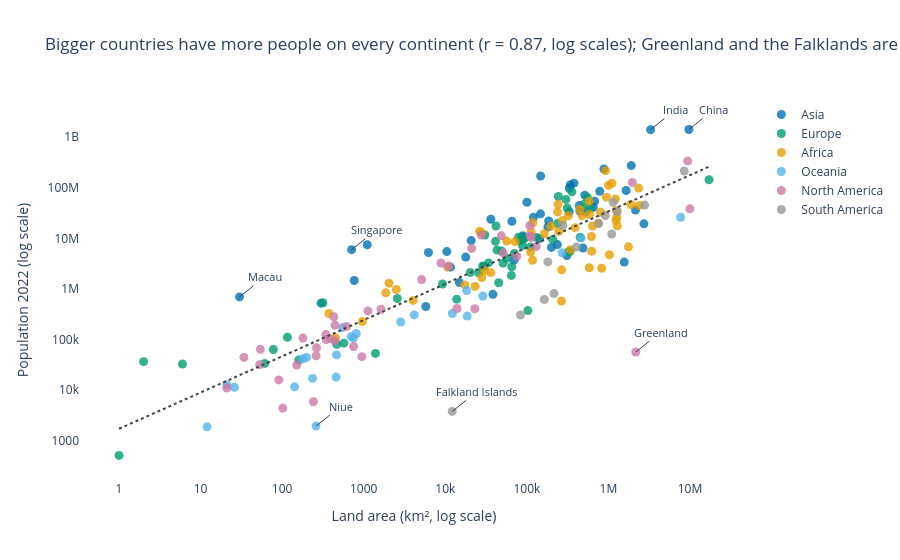

Here is the notebook cell this chart was saved with:
### Markdown cell above
**Chart choice & justification:**

Two numeric variables mean a scatter plot. Both axes are log-scaled because area and population span several orders of magnitude, and colour encodes continent (Okabe-Ito palette, which is CVD-safe). The strong log-scale relationship (r = 0.87) holds on every continent, as the colours show; within-continent correlations range from 0.74 to 0.94. Labels mark the real exceptions found from the largest residuals of the log-log trend line, plus China and India as the largest countries.

### Code cell
cvd = {'Africa': '#E69F00', 'Asia': '#0072B2', 'Europe': '#009E73', 'North America': '#CC79A7',
       'Oceania': '#56B4E9', 'South America': '#999999'}

d = df.copy()
lx, ly = np.log10(d['Area']), np.log10(d['2022 Population'])
slope, intercept = np.polyfit(lx, ly, 1)
d['resid'] = ly - (slope * lx + intercept)
outliers = d.reindex(d.resid.abs().sort_values(ascending=False).index).head(5).Country.tolist()
outliers += ['China', 'India']          # largest countries, for context

r = np.corrcoef(lx, ly)[0, 1]
title = (f'Bigger countries have more people on every continent (r = {r:.2f}, log scales); '
         'Greenland and the Falklands are far emptier than their size predicts, '
         'Macau and Singapore far fuller')

fig = px.scatter(d, x='Area', y='2022 Population', color='Continent', color_discrete_map=cvd,
                 hover_name='Country', log_x=True, log_y=True, opacity=0.8,
                 template='plotly_white', title=title)

# trend line (log-log)
xs = np.linspace(lx.min(), lx.max(), 50)
fig.add_scatter(x=10**xs, y=10**(slope * xs + intercept), mode='lines',
                line=dict(color='#444', dash='dot'), showlegend=False, hoverinfo='skip')

# label outliers
for _, r in d[d.Country.isin(set(outliers))].iterrows():
    fig.add_annotation(x=np.log10(r.Area), y=np.log10(r['2022 Population']), text=r.Country,
                       showarrow=True, arrowhead=0, ax=25, ay=-20, font=dict(size=11))

fig.update_traces(marker=dict(size=9, line=dict(width=0)), selector=dict(mode='markers'))
fig.update_layout(xaxis_title='Land area (km², log scale)', yaxis_title='Population 2022 (log scale)',
                  legend_title_text=None)
fig.update_xaxes(showgrid=False)
fig.update_yaxes(showgrid=False)
fig.show()

### Figure 1 — Plotly figure (JSON) as saved in the notebook; plotly's stock layout.template omitted (floating-point values rounded to 4 significant figures)
{"data": [{"hovertemplate": "<b>%{hovertext}</b><br><br>Continent=Asia<br>Area=%{x}<br>2022 Population=%{y}<extra></extra>", "hovertext": ["Afghanistan", "Armenia", "Azerbaijan", "Bahrain", "Bangladesh", "Bhutan", "Brunei", "Cambodia", "China", "Georgia", "Hong Kong", "India", "Indonesia", "Iran", "Iraq", "Israel", "Japan", "Jordan", "Kazakhstan", "Kuwait", "Kyrgyzstan", "Laos", "Lebanon", "Macau", "Malaysia", "Maldives", "Mongolia", "Myanmar", "Nepal", "North Korea", "Oman", "Pakistan", "Palestine", "Philippines", "Qatar", "Saudi Arabia", "Singapore", "South Korea", "Sri Lanka", "Syria", "Taiwan", "Tajikistan", "Thailand", "Timor-Leste", "Turkey", "Turkmenistan", "United Arab Emirates", "Uzbekistan", "Vietnam", "Yemen"], "legendgroup": "Asia", "marker": {"color": "#0072B2", "line": {"width": 0}, "opacity": 0.8, "size": 9, "symbol": "circle"}, "mode": "markers", "name": "Asia", "orientation": "v", "showlegend": true, "type": "scatter", "x": [652230, 29743, 86600, 765, 147570, 38394, 5765, 181035, 9706961, 69700, 1104, 3287590, 1904569, 1648195, 438317, 20770, 377930, 89342, 2724900, 17818, 199951, 236800, 10452, 30, 330803, 300, 1564110, 676578, 147181, 120538, 309500, 881912, 6220, 342353, 11586, 2149690, 710, 100210, 65610, 185180, 36193, 143100, 513120, 14874, 783562, 488100, 83600, 447400, 331212, 527968], "xaxis": "x", "y": [41128771, 2780469, 10358074, 1472233, 171186372, 782455, 449002, 16767842, 1425887337, 3744385, 7488865, 1417173173, 275501339, 88550570, 44496122, 9038309, 123951692, 11285869, 19397998, 4268873, 6630623, 7529475, 5489739, 695168, 33938221, 523787, 3398366, 54179306, 30547580, 26069416, 4576298, 235824862, 5250072, 115559009, 2695122, 36408820, 5975689, 51815810, 21832143, 22125249, 23893394, 9952787, 71697030, 1341296, 85341241, 6430770, 9441129, 34627652, 98186856, 33696614], "yaxis": "y"}, {"hovertemplate": "<b>%{hovertext}</b><br><br>Continent=Europe<br>Area=%{x}<br>2022 Population=%{y}<extra></extra>", "hovertext": ["Albania", "Andorra", "Austria", "Belarus", "Belgium", "Bosnia and Herzegovina", "Bulgaria", "Croatia", "Cyprus", "Czech Republic", "Denmark", "Estonia", "Faroe Islands", "Finland", "France", "Germany", "Gibraltar", "Greece", "Guernsey", "Hungary", "Iceland", "Ireland", "Isle of Man", "Italy", "Jersey", "Latvia", "Liechtenstein", "Lithuania", "Luxembourg", "Malta", "Moldova", "Monaco", "Montenegro", "Netherlands", "North Macedonia", "Norway", "Poland", "Portugal", "Romania", "Russia", "San Marino", "Serbia", "Slovakia", "Slovenia", "Spain", "Sweden", "Switzerland", "Ukraine", "United Kingdom", "Vatican City"], "legendgroup": "Europe", "marker": {"color": "#009E73", "line": {"width": 0}, "opacity": 0.8, "size": 9, "symbol": "circle"}, "mode": "markers", "name": "Europe", "orientation": "v", "showlegend": true, "type": "scatter", "x": [28748, 468, 83871, 207600, 30528, 51209, 110879, 56594, 9251, 78865, 43094, 45227, 1393, 338424, 551695, 357114, 6, 131990, 78, 93028, 103000, 70273, 572, 301336, 116, 64559, 160, 65300, 2586, 316, 33846, 2, 13812, 41850, 25713, 323802, 312679, 92090, 238391, 17098242, 61, 88361, 49037, 20273, 505992, 450295, 41284, 603500, 242900, 1], "xaxis": "x", "y": [2842321, 79824, 8939617, 9534954, 11655930, 3233526, 6781953, 4030358, 1251488, 10493986, 5882261, 1326062, 53090, 5540745, 64626628, 83369843, 32649, 10384971, 63301, 9967308, 372899, 5023109, 84519, 59037474, 110778, 1850651, 39327, 2750055, 647599, 533286, 3272996, 36469, 627082, 17564014, 2093599, 5434319, 39857145, 10270865, 19659267, 144713314, 33660, 7221365, 5643453, 2119844, 47558630, 10549347, 8740472, 39701739, 67508936, 510], "yaxis": "y"}, {"hovertemplate": "<b>%{hovertext}</b><br><br>Continent=Africa<br>Area=%{x}<br>2022 Population=%{y}<extra></extra>", "hovertext": ["Algeria", "Angola", "Benin", "Botswana", "Burkina Faso", "Burundi", "Cameroon", "Cape Verde", "Central African Republic", "Chad", "Comoros", "Djibouti", "DR Congo", "Egypt", "Equatorial Guinea", "Eritrea", "Eswatini", "Ethiopia", "Gabon", "Gambia", "Ghana", "Guinea", "Guinea-Bissau", "Ivory Coast", "Kenya", "Lesotho", "Liberia", "Libya", "Madagascar", "Malawi", "Mali", "Mauritania", "Mauritius", "Mayotte", "Morocco", "Mozambique", "Namibia", "Niger", "Nigeria", "Republic of the Congo", "Reunion", "Rwanda", "Sao Tome and Principe", "Senegal", "Seychelles", "Sierra Leone", "Somalia", "South Africa", "South Sudan", "Sudan", "Tanzania", "Togo", "Tunisia", "Uganda", "Western Sahara", "Zambia", "Zimbabwe"], "legendgroup": "Africa", "marker": {"color": "#E69F00", "line": {"width": 0}, "opacity": 0.8, "size": 9, "symbol": "circle"}, "mode": "markers", "name": "Africa", "orientation": "v", "showlegend": true, "type": "scatter", "x": [2381741, 1246700, 112622, 582000, 272967, 27834, 475442, 4033, 622984, 1284000, 1862, 23200, 2344858, 1002450, 28051, 117600, 17364, 1104300, 267668, 10689, 238533, 245857, 36125, 322463, 580367, 30355, 111369, 1759540, 587041, 118484, 1240192, 1030700, 2040, 374, 446550, 801590, 825615, 1267000, 923768, 342000, 2511, 26338, 964, 196722, 452, 71740, 637657, 1221037, 619745, 1886068, 945087, 56785, 163610, 241550, 266000, 752612, 390757], "xaxis": "x", "y": [44903225, 35588987, 13352864, 2630296, 22673762, 12889576, 27914536, 593149, 5579144, 17723315, 836774, 1120849, 99010212, 110990103, 1674908, 3684032, 1201670, 123379924, 2388992, 2705992, 33475870, 13859341, 2105566, 28160542, 54027487, 2305825, 5302681, 6812341, 29611714, 20405317, 22593590, 4736139, 1299469, 326101, 37457971, 32969517, 2567012, 26207977, 218541212, 5970424, 974052, 13776698, 227380, 17316449, 107118, 8605718, 17597511, 59893885, 10913164, 46874204, 65497748, 8848699, 12356117, 47249585, 575986, 20017675, 16320537], "yaxis": "y"}, {"hovertemplate": "<b>%{hovertext}</b><br><br>Continent=Oceania<br>Area=%{x}<br>2022 Population=%{y}<extra></extra>", "hovertext": ["American Samoa", "Australia", "Cook Islands", "Fiji", "French Polynesia", "Guam", "Kiribati", "Marshall Islands", "Micronesia", "Nauru", "New Caledonia", "New Zealand", "Niue", "Northern Mariana Islands", "Palau", "Papua New Guinea", "Samoa", "Solomon Islands", "Tokelau", "Tonga", "Tuvalu", "Vanuatu", "Wallis and Futuna"], "legendgroup": "Oceania", "marker": {"color": "#56B4E9", "line": {"width": 0}, "opacity": 0.8, "size": 9, "symbol": "circle"}, "mode": "markers", "name": "Oceania", "orientation": "v", "showlegend": true, "type": "scatter", "x": [199, 7692024, 236, 18272, 4167, 549, 811, 181, 702, 21, 18575, 270467, 260, 464, 459, 462840, 2842, 28896, 12, 747, 26, 12189, 142], "xaxis": "x", "y": [44273, 26177413, 17011, 929766, 306279, 171774, 131232, 41569, 114164, 12668, 289950, 5185288, 1934, 49551, 18055, 10142619, 222382, 724273, 1871, 106858, 11312, 326740, 11572], "yaxis": "y"}, {"hovertemplate": "<b>%{hovertext}</b><br><br>Continent=North America<br>Area=%{x}<br>2022 Population=%{y}<extra></extra>", "hovertext": ["Anguilla", "Antigua and Barbuda", "Aruba", "Bahamas", "Barbados", "Belize", "Bermuda", "British Virgin Islands", "Canada", "Cayman Islands", "Costa Rica", "Cuba", "Curacao", "Dominica", "Dominican Republic", "El Salvador", "Greenland", "Grenada", "Guadeloupe", "Guatemala", "Haiti", "Honduras", "Jamaica", "Martinique", "Mexico", "Montserrat", "Nicaragua", "Panama", "Puerto Rico", "Saint Barthelemy", "Saint Kitts and Nevis", "Saint Lucia", "Saint Martin", "Saint Pierre and Miquelon", "Saint Vincent and the Grenadines", "Sint Maarten", "Trinidad and Tobago", "Turks and Caicos Islands", "United States", "United States Virgin Islands"], "legendgroup": "North America", "marker": {"color": "#CC79A7", "line": {"width": 0}, "opacity": 0.8, "size": 9, "symbol": "circle"}, "mode": "markers", "name": "North America", "orientation": "v", "showlegend": true, "type": "scatter", "x": [91, 442, 180, 13943, 430, 22966, 54, 151, 9984670, 264, 51100, 109884, 444, 751, 48671, 21041, 2166086, 344, 1628, 108889, 27750, 112492, 10991, 1128, 1964375, 102, 130373, 75417, 8870, 21, 261, 616, 53, 242, 389, 34, 5130, 948, 9372610, 347], "xaxis": "x", "y": [15857, 93763, 106445, 409984, 281635, 405272, 64184, 31305, 38454327, 68706, 5180829, 11212191, 191163, 72737, 11228821, 6336392, 56466, 125438, 395752, 17843908, 11584996, 10432860, 2827377, 367507, 127504125, 4390, 6948392, 4408581, 3252407, 10967, 47657, 179857, 31791, 5862, 103948, 44175, 1531044, 45703, 338289857, 99465], "yaxis": "y"}, {"hovertemplate": "<b>%{hovertext}</b><br><br>Continent=South America<br>Area=%{x}<br>2022 Population=%{y}<extra></extra>", "hovertext": ["Argentina", "Bolivia", "Brazil", "Chile", "Colombia", "Ecuador", "Falkland Islands", "French Guiana", "Guyana", "Paraguay", "Peru", "Suriname", "Uruguay", "Venezuela"], "legendgroup": "South America", "marker": {"color": "#999999", "line": {"width": 0}, "opacity": 0.8, "size": 9, "symbol": "circle"}, "mode": "markers", "name": "South America", "orientation": "v", "showlegend": true, "type": "scatter", "x": [2780400, 1098581, 8515767, 756102, 1141748, 276841, 12173, 83534, 214969, 406752, 1285216, 163820, 181034, 916445], "xaxis": "x", "y": [45510318, 12224110, 215313498, 19603733, 51874024, 18001000, 3780, 304557, 808726, 6780744, 34049588, 618040, 3422794, 28301696], "yaxis": "y"}, {"hoverinfo": "skip", "line": {"color": "#444", "dash": "dot"}, "mode": "lines", "showlegend": false, "type": "scatter", "x": [1.0, 1.405, 1.973, 2.772, 3.894, 5.471, 7.685, 10.8, 15.17, 21.31, 29.93, 42.05, 59.07, 82.97, 116.6, 163.7, 230.0, 323.1, 453.9, 637.7, 895.8, 1258.0, 1768.0, 2483.0, 3489.0, 4901.0, 6885.0, 9672.0, 13590.0, 19090.0, 26810.0, 37670.0, 52910.0, 74330.0, 104400.0, 146700.0, 206100.0, 289500.0, 406700.0, 571300.0, 802500.0, 1127000.0, 1584000.0, 2225000.0, 3125000.0, 4390000.0, 6168000.0, 8664000.0, 12170000.0, 17100000.0], "y": [1715.0, 2188.0, 2791.0, 3561.0, 4543.0, 5796.0, 7395.0, 9434.0, 12040.0, 15360.0, 19590.0, 25000.0, 31890.0, 40690.0, 51910.0, 66230.0, 84490.0, 107800.0, 137500.0, 175500.0, 223900.0, 285600.0, 364400.0, 464900.0, 593100.0, 756700.0, 965400.0, 1232000.0, 1571000.0, 2005000.0, 2558000.0, 3263000.0, 4163000.0, 5312000.0, 6777000.0, 8646000.0, 11030000.0, 14070000.0, 17950000.0, 22910000.0, 29220000.0, 37290000.0, 47570000.0, 60690000.0, 77430000.0, 98790000.0, 126000000.0, 160800000.0, 205100000.0, 261700000.0]}], "layout": {"annotations": [{"arrowhead": 0, "ax": 25, "ay": -20, "font": {"size": 11}, "showarrow": true, "text": "China", "x": 6.987, "y": 9.154}, {"arrowhead": 0, "ax": 25, "ay": -20, "font": {"size": 11}, "showarrow": true, "text": "Falkland Islands", "x": 4.085, "y": 3.577}, {"arrowhead": 0, "ax": 25, "ay": -20, "font": {"size": 11}, "showarrow": true, "text": "Greenland", "x": 6.336, "y": 4.752}, {"arrowhead": 0, "ax": 25, "ay": -20, "font": {"size": 11}, "showarrow": true, "text": "India", "x": 6.517, "y": 9.151}, {"arrowhead": 0, "ax": 25, "ay": -20, "font": {"size": 11}, "showarrow": true, "text": "Macau", "x": 1.477, "y": 5.842}, {"arrowhead": 0, "ax": 25, "ay": -20, "font": {"size": 11}, "showarrow": true, "text": "Niue", "x": 2.415, "y": 3.286}, {"arrowhead": 0, "ax": 25, "ay": -20, "font": {"size": 11}, "showarrow": true, "text": "Singapore", "x": 2.851, "y": 6.776}], "legend": {"title": {}, "tracegroupgap": 0}, "title": {"text": "Bigger countries have more people on every continent (r = 0.87, log scales); Greenland and the Falklands are far emptier than their size predicts, Macau and Singapore far fuller"}, "xaxis": {"anchor": "y", "domain": [0.0, 1.0], "showgrid": false, "title": {"text": "Land area (km², log scale)"}, "type": "log"}, "yaxis": {"anchor": "x", "domain": [0.0, 1.0], "showgrid": false, "title": {"text": "Population 2022 (log scale)"}, "type": "log"}}}
